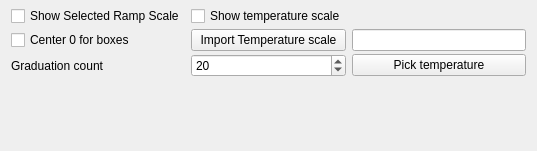
<?xml version="1.0" encoding="UTF-8"?>
<ui version="4.0">
 <class>toolbar_render_ramp_group</class>
 <widget class="QWidget" name="toolbar_render_ramp_group">
  <property name="geometry">
   <rect>
    <x>0</x>
    <y>0</y>
    <width>537</width>
    <height>151</height>
   </rect>
  </property>
  <property name="windowTitle">
   <string>Form</string>
  </property>
  <layout class="QGridLayout" name="gridLayout">
   <property name="topMargin">
    <number>6</number>
   </property>
   <property name="bottomMargin">
    <number>6</number>
   </property>
   <property name="verticalSpacing">
    <number>3</number>
   </property>
   <item row="3" column="0">
    <widget class="QLabel" name="label">
     <property name="text">
      <string>Graduation count</string>
     </property>
    </widget>
   </item>
   <item row="5" column="0">
    <spacer name="verticalSpacer">
     <property name="orientation">
      <enum>Qt::Vertical</enum>
     </property>
     <property name="sizeHint" stdset="0">
      <size>
       <width>0</width>
       <height>0</height>
      </size>
     </property>
    </spacer>
   </item>
   <item row="0" column="1">
    <widget class="QCheckBox" name="checkBox_showTemperatureScale">
     <property name="text">
      <string>Show temperature scale</string>
     </property>
    </widget>
   </item>
   <item row="0" column="0">
    <widget class="QCheckBox" name="checkBox_showScale">
     <property name="text">
      <string>Show Selected Ramp Scale</string>
     </property>
    </widget>
   </item>
   <item row="1" column="1">
    <widget class="QPushButton" name="importTempScaleButton">
     <property name="toolTip">
      <string>Import a text file that contains 4 columns: R,G,B, temperature in Celsius degrees.
Values: 0-255 for RGB. For temperature, the decimal point must be a dot.
Separator for columns: tab, space, or ;</string>
     </property>
     <property name="text">
      <string>Import Temperature scale</string>
     </property>
    </widget>
   </item>
   <item row="1" column="2">
    <widget class="QLineEdit" name="lineEdit_temperatureScale">
     <property name="readOnly">
      <bool>true</bool>
     </property>
    </widget>
   </item>
   <item row="3" column="1">
    <widget class="QSpinBox" name="spinBox_graduation">
     <property name="maximum">
      <number>50</number>
     </property>
     <property name="value">
      <number>20</number>
     </property>
    </widget>
   </item>
   <item row="3" column="2">
    <widget class="QPushButton" name="pushButton_pickTemperature">
     <property name="text">
      <string>Pick temperature</string>
     </property>
    </widget>
   </item>
   <item row="1" column="0">
    <widget class="QCheckBox" name="checkBox_centerBoxScale">
     <property name="text">
      <string>Center 0 for boxes</string>
     </property>
    </widget>
   </item>
  </layout>
 </widget>
 <resources/>
 <connections/>
</ui>
